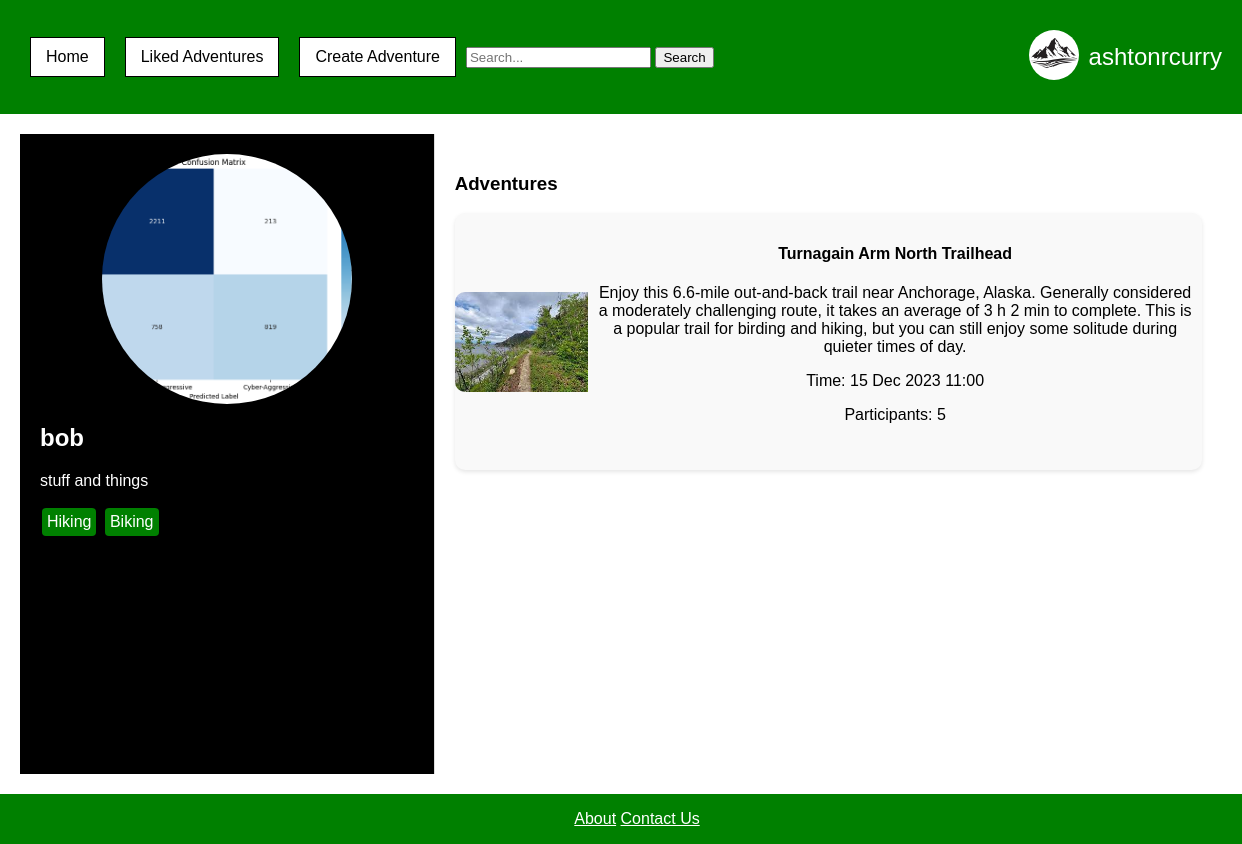
The page /user/bob/ (signed in) on the database its author committed.
### outdoorbuddies/models.py (models this page shows, shortened)
class Profile(models.Model):
    user = models.OneToOneField(User, on_delete=models.CASCADE)
    profile_photo = models.ImageField(upload_to='profile_photos', blank=True)
    bio = models.TextField(blank=True)
    interests = models.ManyToManyField(Tag, blank=True)  # Relation to Tag
    def profile_photo_url(self):
        if self.profile_photo and hasattr(self.profile_photo, 'url'):
            return self.profile_photo.url
        else:
            return staticfiles_storage.url('outdoorbuddies/images/default.jpg')  # Path to the default image

class Tag(models.Model):
    name = models.CharField(max_length=100)

class Adventure(models.Model):
    user = models.ForeignKey(User, on_delete=models.CASCADE)
    picture = models.ImageField(upload_to='adventure_pics')
    description = models.TextField()
    max_participants = models.IntegerField()
    location = models.CharField(max_length=255)
    tag = models.ForeignKey(Tag, on_delete=models.CASCADE)
    event_datetime = models.DateTimeField()
    likes = models.ManyToManyField(User, related_name='liked_adventures', blank=True)

### outdoorbuddies/views.py (the view)
# urls.py: path('user/<str:username>/', user_profile, name='user_profile'),
def user_profile(request, username):
    user = get_object_or_404(User, username=username)
    profile = get_object_or_404(Profile, user=user)
    posted_adventures = Adventure.objects.filter(user=user)
    participating_adventures = Adventure.objects.filter(adventureparticipants__user=user)
    user_adventures = (posted_adventures | participating_adventures).distinct()
    return render(request, 'outdoorbuddies/user_profile.html', {
        'profile_user': user,
        'profile': profile,
        'user_adventures': user_adventures
    })

### outdoorbuddies/templates/outdoorbuddies/user_profile.html
{% extends 'outdoorbuddies/base.html' %}
{% load static %}
{% block content %}
  <div class="profile-container">
    <div class="profile-sidebar">
      {% if profile.profile_photo %}
        <img src="{{ profile.profile_photo.url }}" alt="{{ profile_user.username }}'s Profile Picture" class="profile-photo">
      {% else %}
        <img src="{% static 'outdoorbuddies/images/default.jpg' %}" alt="Default Profile Photo" class="profile-photo">
      {% endif %}
      <h2>{{ profile_user.username }}</h2>
      <p>{{ profile.bio }}</p>
      <div class="tags">
        {% for tag in profile.interests.all %}
          <span class="tag">{{ tag.name }}</span>
        {% endfor %}
      </div>
    </div>
    <div class="profile-main-content">
      <h3>Adventures</h3>
      {% for adventure in user_adventures %}
        <div class="adventure-post">
          {% if adventure.picture %}
            <img src="{{ adventure.picture.url }}" alt="Adventure Picture" class="adventure-photo">
          {% endif %}
          <div class="adventure-info">
            <h4>{{ adventure.location }}</h4>
            <p>{{ adventure.description }}</p>
            <p>Time: {{ adventure.event_datetime|date:"d M Y H:i" }}</p>
            <p>Participants: {{ adventure.max_participants }}</p>
          </div>
        </div>
      {% empty %}
        <p>{{ profile_user.username }} has no adventures yet.</p>
      {% endfor %}
    </div>
  </div>
{% endblock %}

### outdoorbuddies/templates/outdoorbuddies/base.html (shortened to what this page needs)
{% load static %}
<!DOCTYPE html>
<html lang="en">
<head>
    <link rel="stylesheet" href="{% static 'outdoorbuddies/css/styles.css' %}">
    <link rel="stylesheet" href="https://unpkg.com/leaflet@1.7.1/dist/leaflet.css" />
</head>
<body>
    <div class="navbar">
        <div class="navbar-buttons">
            <a class="nav-button" href="{% url 'index' %}">Home</a>
            {% if user.is_authenticated %}
                <a class="nav-button" href="{% url 'liked_adventures' %}">Liked Adventures</a>
                <a class="nav-button" href="{% url 'create_adventure' %}">Create Adventure</a>
            {% else %}
                <a class="nav-button" href="{% url 'register' %}">Register</a>
            {% endif %}
            <form action="{% url 'search_results' %}" method="get">
                <input type="text" name="q" placeholder="Search...">
                <button type="submit">Search</button>
            </form>
        </div>
        {% if user.is_authenticated %}
            <div class="profile-info">
                <div class="profile-dropdown">
                    <img src="{{ user.profile.profile_photo_url }}" alt="Profile Photo" class="profile-photo-navbar">
                </div>
                <span class="username">{{ user.username }}</span>
            </div>
        {% else %}
            <div class="sign-in">
                <a href="{% url 'login' %}" class="nav-button">Sign In</a>
            </div>
        {% endif %}
    </div>
    <div class="content">
        {% block content %}
        {% endblock %}
    </div>
    <div class="footer">
        <a href="{% url 'about' %}">About</a>
        <a href="{% url 'contact' %}">Contact Us</a>
    </div>
</body>
</html>

### outdoorbuddies/static/outdoorbuddies/css/styles.css (style rules this page uses)
html, body { height: 100%; margin: 0; padding: 0; }
body { display: flex; flex-direction: column; min-height: 100vh; }
.content { flex: 1; }
.footer { background-color: green; color: white; text-align: center; padding: 1rem; width: 100%; }
body { font-family: Arial, sans-serif; margin: 0; padding: 0; }
.navbar { display: flex; justify-content: space-between; align-items: center; padding: 30px 20px; background-color: green; }
.navbar-buttons { display: flex; justify-content: center; align-items: center; }
.nav-button { display: inline-block; margin: 0 10px; padding: 10px 15px; border: 1px solid black; text-align: center; text-decoration: none; color: black; background-color: white; }
.profile-info { display: flex; align-items: center; }
.profile-photo-navbar { width: 50px; height: 50px; border-radius: 50%; margin-right: 10px; }
.username { font-size: 1.5em; color:white; }
.profile-dropdown { position: relative; display: inline-block; }
.profile-container { display: flex; margin: 20px; min-height: 80vh; }
.profile-sidebar { background-color: black; color: white; flex: 1; max-width: 33%; padding: 20px; border-right: 1px solid #ddd; }
.profile-main-content { flex: 2; padding: 20px; }
.tag { background-color: green; color: white; padding: 5px; margin: 2px; border-radius: 4px; display: inline-block; padding: 5px; margin: 2px; }
.profile-main-content div { margin-bottom: 20px; }
.profile-photo { width: 250px; height: 250px; border-radius: 50%; object-fit: cover; display: block; margin: 0 auto; }
.adventure-post { display: flex; align-items: center; margin-bottom: 20px; background: #f9f9f9; border-radius: 10px; overflow: hidden; box-shadow: 0 2px 4px rgba(0,0,0,0.1); transition: background-color 0.3s; }
.adventure-photo { width: 150px; height: 100px; object-fit: cover; border-radius: 10px 0 0 10px; }
.adventure-info { padding: 10px; flex-grow: 1; color: black; }
.user-profile, .adventure-post { margin-bottom: 20px; text-align: left; }
.adventure-info { text-align: center; }
.footer a { color: white; text-decoration: underline; }

### rows shown on the page
Profile: profile_photo (picture), bio "stuff and things"
Tag: name "Hiking"
Tag: name "Biking"
Adventure: picture (picture), location "Turnagain Arm North Trailhead", description "Enjoy this 6.6-mile out-and-back trail near Anchorage, Alaska. Generally considered a moderately challenging route, it takes an average of 3 h 2 min to complete. This is a popular trail for birding and hiking, but you can still enjoy some solitude during quieter times of day.", event_datetime "15 Dec 2023 11:00", max_participants "5"

### other values the page prints
{{ user.username }} "ashtonrcurry"
{{ profile_user.username }} "bob"
